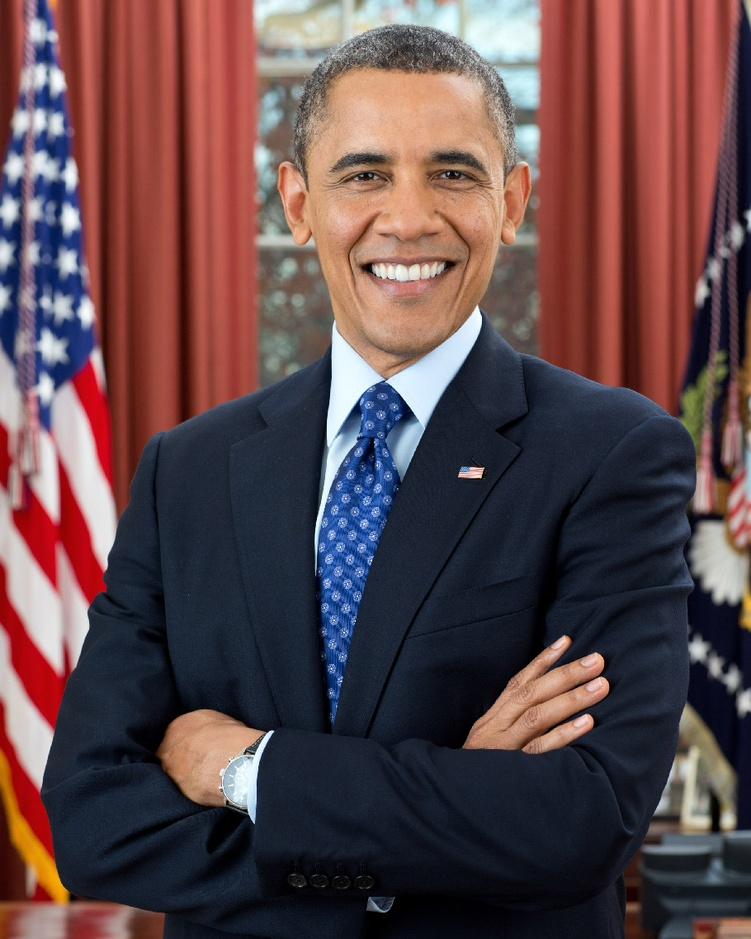
#> input picture HappyFace1.jpg, 751 x 939 px, shrunk from 910 x 1137 before the run
$ jupyter execute 10.PCA_EV_Face.ipynb
#> lines starting #> are read from the running program, lines starting #| are printed output that depends on the picture
[cell 1]
import numpy as np
import cv2

def pca(images):
    """Performs PCA on a set of images.

    Args:
      images: A 2D numpy array of images.

    Returns:
      A 2D numpy array of principal components.
    """
    mean = np.mean(images, axis=0)
    centered = images - mean
    covariance = np.cov(centered.T)
    eigenvalues, eigenvectors = np.linalg.eig(covariance)
    eigenvectors = eigenvectors.T
    return eigenvectors

def detect_face(image, eigenvectors, n_components):
    """Detects a face in an image using PCA.

    Args:
      image: A 2D numpy array of an image.
      eigenvectors: A 2D numpy array of principal components.
      n_components: The number of principal components to use.

    Returns:
      A boolean value indicating whether a face was detected.
    """
    face_vector = image - np.mean(image)
    face_projection = face_vector @ eigenvectors[:, :n_components]
    return np.linalg.norm(face_projection) > 0.0

if __name__ == "__main__":
    image = cv2.imread("HappyFace1.jpg")
#> image is the input picture: shape (939, 751, 3); mean B, G, R 74.7, 71.7, 95
    gray_image = cv2.cvtColor(image, cv2.COLOR_BGR2GRAY)
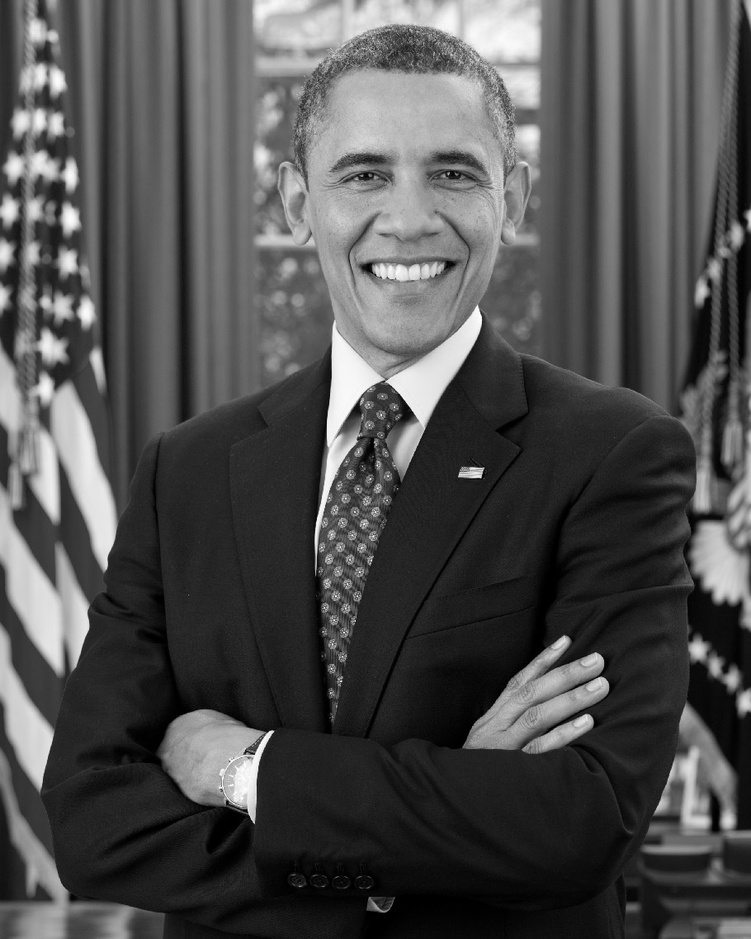
#> gray_image: shape (939, 751); min 0, max 254, mean 79
    eigenvectors = pca(gray_image)
#> in pca, `mean = np.mean(images, axis=0)`: mean = 751 values, max 138.5 at index 32, min 35.45 at index 626, mean 79
#> in pca, `centered = images - mean`:
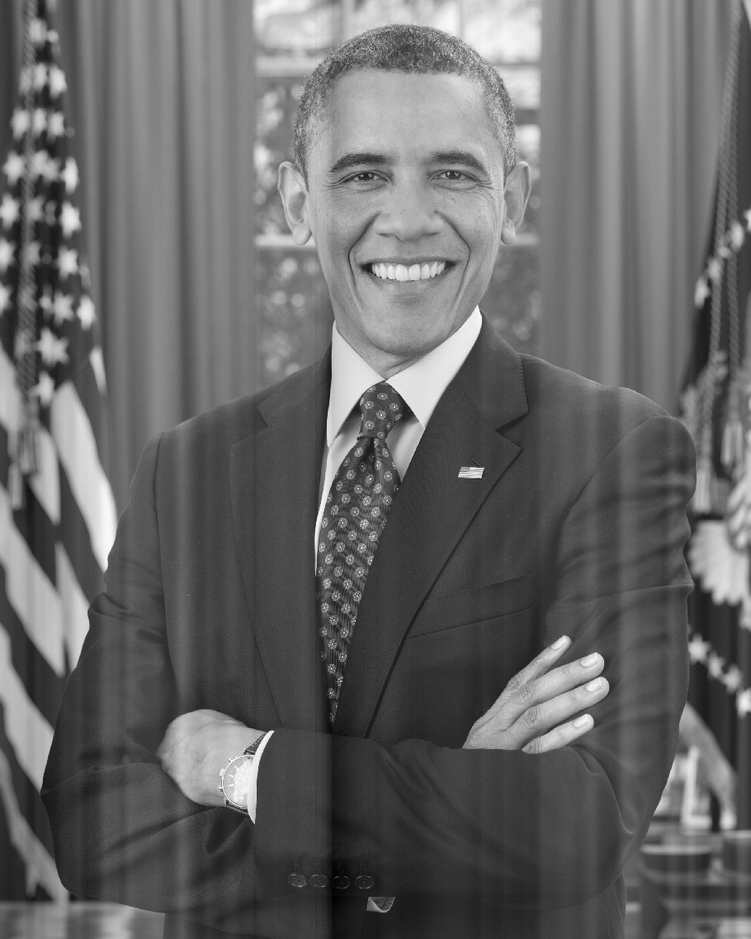
#> centered: shape (939, 751) float64; min -123.7, max 180.4, mean 0; drawn with min black and max white
#> in pca, `covariance = np.cov(centered.T)`:
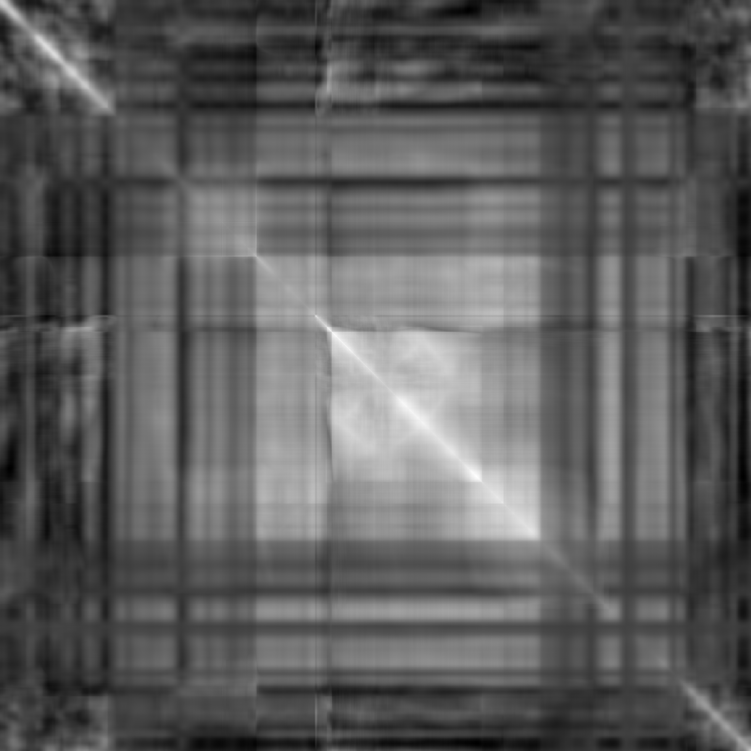
#> covariance: shape (751, 751) float64; min -1898.9, max 5988, mean 991; drawn with min black and max white
#> in pca, `eigenvalues, eigenvectors = np.linalg.eig(covariance)`:
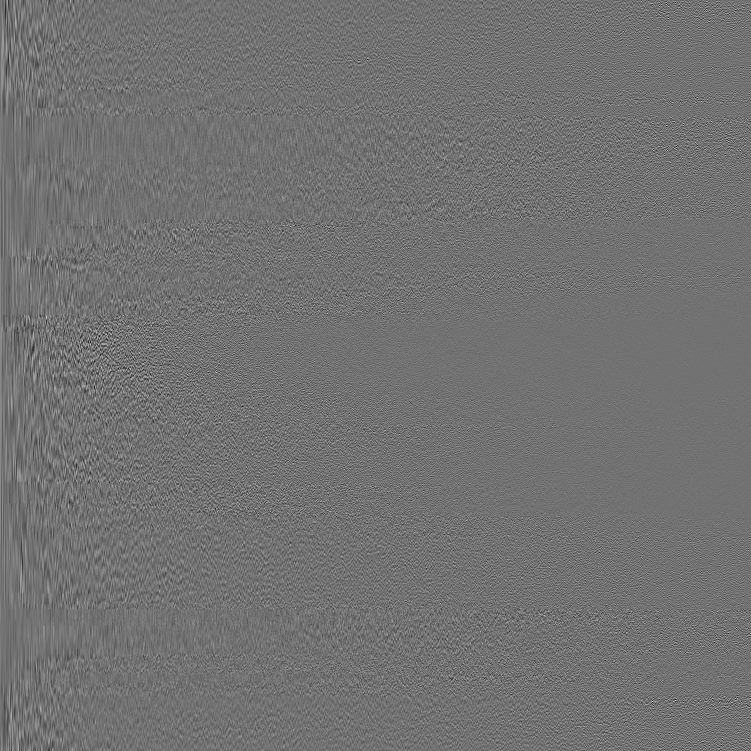
#> eigenvectors: shape (751, 751) float64; min -0.283, max 0.349, mean 5.23e-05; drawn with min black and max white
#> in pca, `eigenvalues, eigenvectors = np.linalg.eig(covariance)`: eigenvalues = 751 values, max 1153051.6 at index 0, min 0.016 at index 652, mean 3274.9
    face_detected = detect_face(gray_image, eigenvectors, 100)
#> in detect_face, `face_projection = face_vector @ eigenvectors[:, :n_components]`:
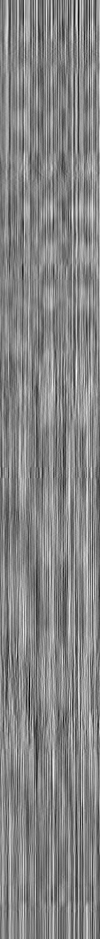
#> face_projection: shape (939, 100) float64; min -260.5, max 251.2, mean 5.9; drawn with min black and max white
#> face_detected = True

    if face_detected:
        # Perform face detection and draw rectangle
        print("Face Detected")
        face_cascade = cv2.CascadeClassifier(cv2.data.haarcascades + 'haarcascade_frontalface_default.xml')
        faces = face_cascade.detectMultiScale(gray_image, scaleFactor=1.1, minNeighbors=5, minSize=(30, 30))
#> faces = [[284, 79, 247, 247]]

        for (x, y, w, h) in faces:
            cv2.rectangle(image, (x, y), (x+w, y+h), (0, 255, 0), 3)
#> this loop made 1 pass

        cv2.imshow("Detected Faces", image)
        cv2.waitKey(0)
    else:
        print("No face detected")
